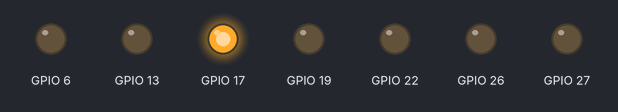
Bench run of a program on a simulated Raspberry Pi (BCM pin numbers). On the bench: output pins drawn as LEDs (lit = HIGH).

Above: at 0.05 s.
At 1.6 s:
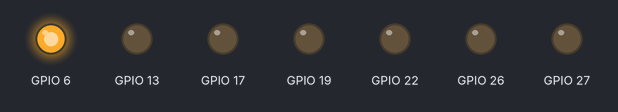
At 3.31 s:
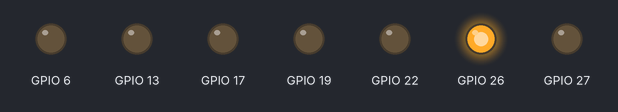
At 6.65 s:
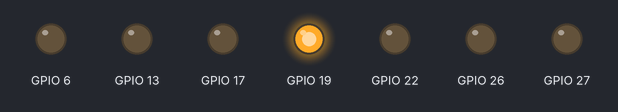
At 10.15 s:
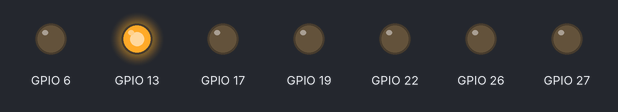
At 13.29 s:
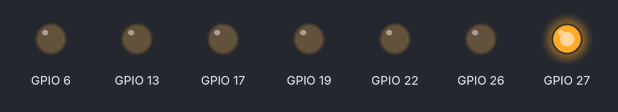
Timing chart, 0 to 13.6 s (numbered marks = the images above):
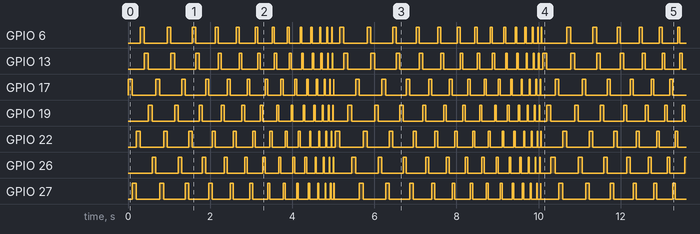

The program:

07.7LED.py
```python
import RPi.GPIO as GPIO             # GPIO 제어 모듈
import time                         # time 모듈

LED1 = 17                           # wPi. 0(GPIO. 0), BCM. 17, Physical-Pin. 11
LED2 = 27                           # wPi. 0(GPIO. 0), BCM. 17, Physical-Pin. 11
LED3 = 22                           # wPi. 0(GPIO. 0), BCM. 17, Physical-Pin. 11
LED4 = 6                            # wPi. 0(GPIO. 0), BCM. 17, Physical-Pin. 11
LED5 = 13                           # wPi. 0(GPIO. 0), BCM. 17, Physical-Pin. 11
LED6 = 19                           # wPi. 0(GPIO. 0), BCM. 17, Physical-Pin. 11
LED7 = 26                           # wPi. 0(GPIO. 0), BCM. 17, Physical-Pin. 11

LED = [LED1, LED2, LED3, LED4, LED5, LED6, LED7]
delay = 0.1                         # 100ms(0.1초)

GPIO.setmode(GPIO.BCM)              # BCM모드 설정

for i in LED :                      # LED의 크기만큼 반복
    GPIO.setup(i, GPIO.OUT)         # OUTPUT 설정

try :                               # 정상 작동일 때
    while True :                    # 무한루프
        for i in LED :              # LED의 크기만큼 반복
            GPIO.output(i, True)    # LED[i] 켜짐
            time.sleep(delay)       # delay초 대기
            GPIO.output(i, False)   # LED[i] 꺼짐

            delay -= 0.001          # delay = delay - 0.001

            if delay <= 0 :         # delay가 0이 되면(혹은 0보다 작으면)
                delay = 0.1         # 다시 원래 크기대로 복구

except :                            # 종료 시
    GPIO.cleanup()                  # GPIO 초기화
    print("end")
```

Measured:
- by itself, GPIO 6, GPIO 13, GPIO 17, GPIO 19, GPIO 22, GPIO 26, GPIO 27: moves between LOW and HIGH, repeating every 10.3 s
